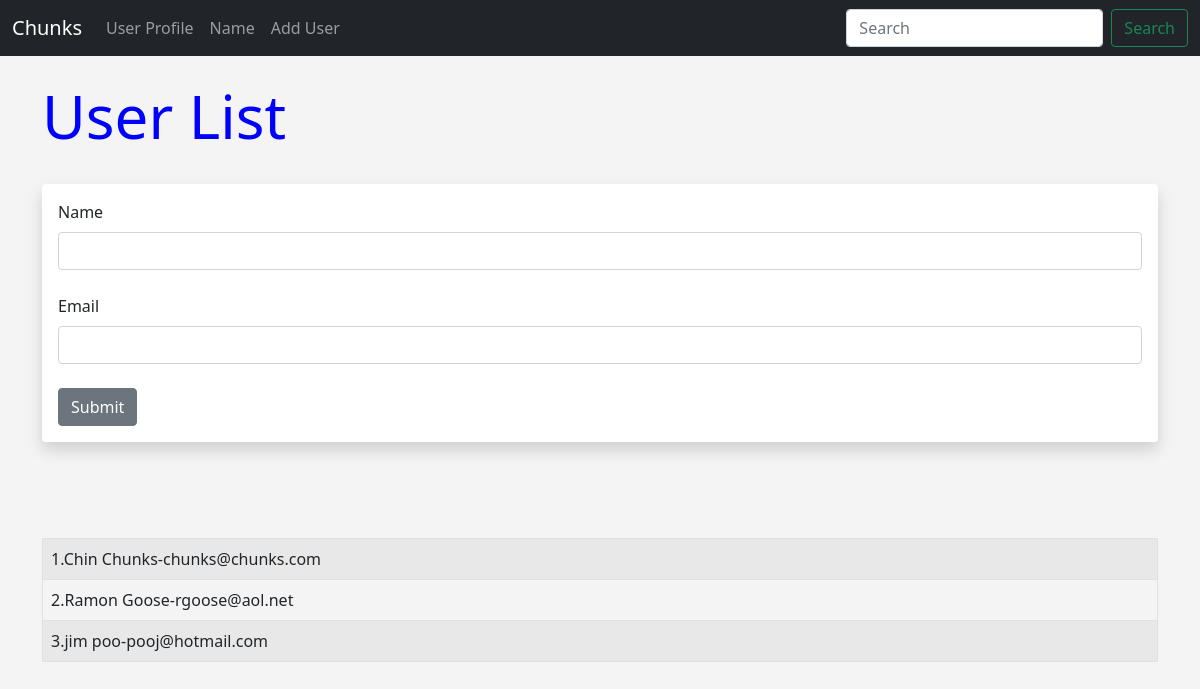
The page /user/add on the database as committed earlier.
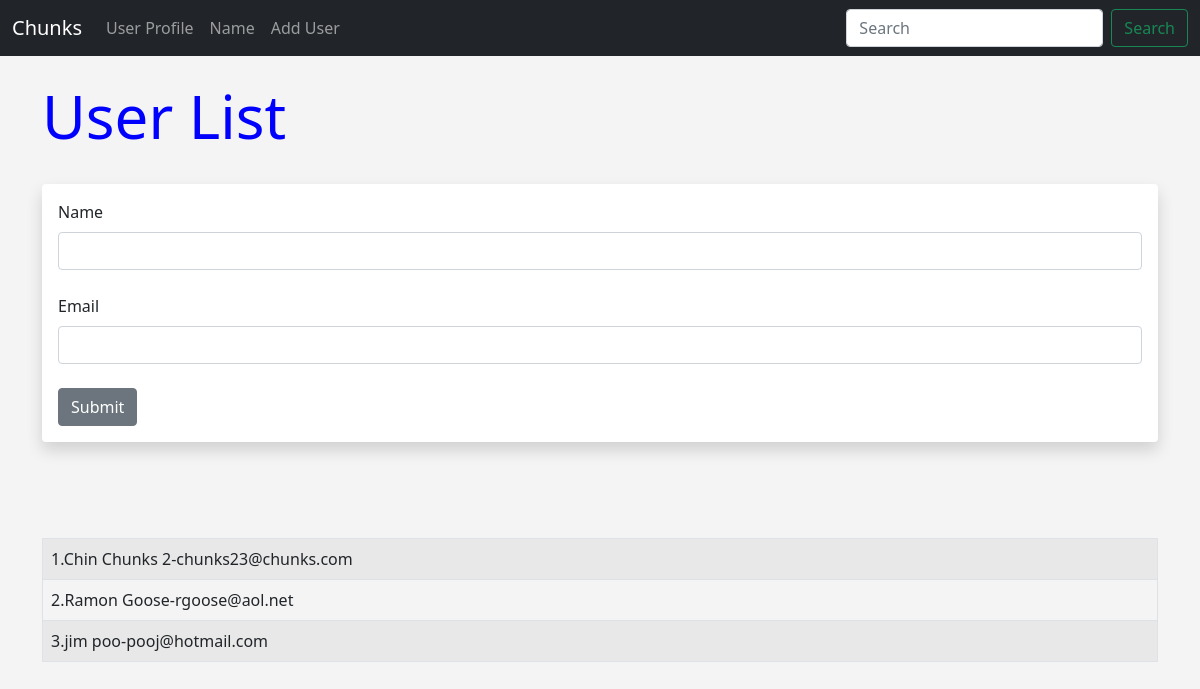
The same page on the database as committed later.
### hello.py (models this page shows, shortened)
class Users(db.Model):
    id = db.Column(db.Integer, primary_key=True)
    name = db.Column(db.String(100), nullable=False)
    email = db.Column(db.String(100), nullable=False, unique=True)
    date_added = db.Column(db.DateTime, default=datetime.utcnow)

### hello.py (the view, shortened to what this page needs)
@app.route('/user/add',methods=['GET','POST'])
def add_user():
    name = None
    form=UserForm()
    our_users = Users.query.order_by(Users.date_added)
    return render_template('add_user.html',form=form,name=name,our_users=our_users)

### hello.py
class UserForm(FlaskForm):
    name = StringField('Name', validators=[DataRequired()])
    email = StringField('Email', validators=[DataRequired()])
    submit =  SubmitField('Submit')

### templates/add_user.html (shortened to what this page needs)
{% extends 'base.html' %}
{% block content %}
{% if name %}
    <h1>User Added </h1>
    <br/><br/>
    <table class="table table-hover table-bordered table-striped">
        {% for our_user in our_users %}
        <tr>
            <td>{{ our_user.id }}.{{ our_user.name }}-{{ our_user.email }}</td>
        </tr>
        {%endfor%}
    </table>
{% else %}
    <h1>User List</h1>
    <br/>
    <div class="shadow p-3 mb-5 bg-body rounded">
        <form method="POST">
            {{form.name.label (class="form-label")}}
            {{form.name(class="form-control")}}
            <br/>
            {{form.email.label (class="form-label")}}
            {{form.email(class="form-control")}}
            <br/>
            {{form.submit(class="btn btn-secondary")}}
        </form>
    </div>
<br/><br/>
<table class="table table-hover table-bordered table-striped">
    {% for our_user in our_users %}
    <tr>
        <td>{{ our_user.id }}.{{ our_user.name }}-{{ our_user.email }}</td>
    </tr>
    {%endfor%}
</table>
{% endif %}
{% endblock %}

### templates/base.html (shortened to what this page needs)
<!doctype html>
<html lang="en">
  <head>
    <link href="https://cdn.jsdelivr.net/npm/bootstrap@5.1.3/dist/css/bootstrap.min.css" rel="stylesheet">
    <link href="{{url_for('static',filename='css/style.css')}} " rel="stylesheet">
  </head>
  <body>
    {% include 'navbar.html' %}
    <br/>
    <div class="container">
        {% block content %}
        {% endblock %}
    </div>
  </body>
</html>

### templates/navbar.html (shortened to what this page needs)
<nav class="navbar navbar-expand-lg navbar-dark bg-dark">
    <div class="container-fluid">
      <a class="navbar-brand" href="{{url_for('index')}}">Chunks</a>
      <div class="collapse navbar-collapse" id="navbarSupportedContent">
        <ul class="navbar-nav me-auto mb-2 mb-lg-0">
          <li class="nav-item">
            <a class="nav-link" href=" {{ url_for('user',name='Chunks')}} ">User Profile</a>
          </li>
          <li class="nav-item">
            <a class="nav-link" href=" {{ url_for('name')}} ">Name</a>
          </li>
          <li class="nav-item">
            <a class="nav-link" href=" {{ url_for('add_user')}} ">Add User</a>
          </li>
        </ul>
        <form class="d-flex">
          <input class="form-control me-2" type="search" placeholder="Search" aria-label="Search">
          <button class="btn btn-outline-success" type="submit">Search</button>
        </form>
      </div>
    </div>
  </nav>

### static/css/style.css (style rules this page uses)
h1 { color: blue; font-size: 60px; }
body { background: #f4f4f4; }

Rows that differ between the two databases and show on the page:
changed Users id 1: name "Chin Chunks" → "Chin Chunks 2"; email "chunks@chunks.com" → "chunks23@chunks.com"
